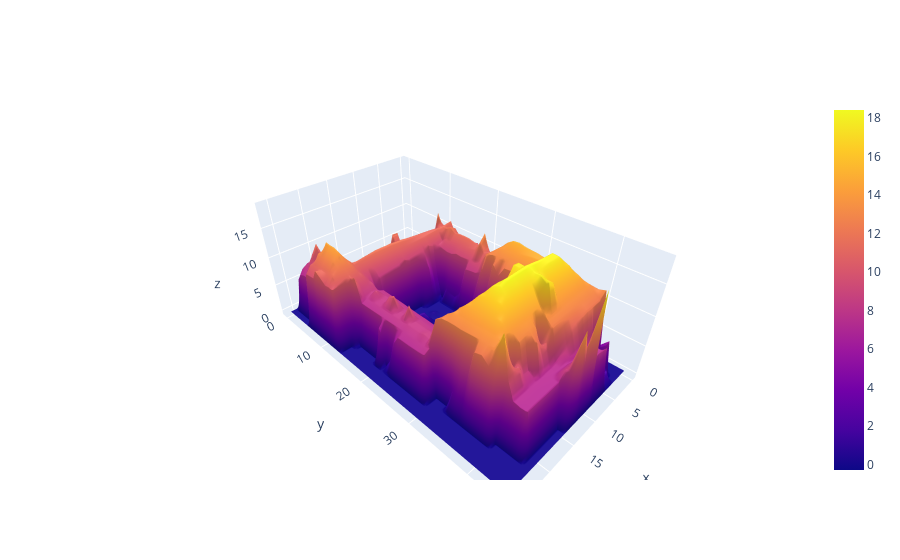

Notebook source saved alongside this figure:
### Code cell
def show_imageshape():
    ab = image_2.shape[0]
    ac = image_2.shape[1]
    x, y = np.meshgrid(np.arange(ac), np.arange(ab))
    fig = plt.figure(figsize = (10, 10))
    ax = fig.add_subplot(projection="3d")
    ax.plot_surface(x, y, image_2)
    ax.set_zlim(0, 40)
    plt.title("3D Building")
    plt.xlabel(f"max value of x = {x.max()}m")
    plt.ylabel(f"max value of y = {y.max()}m")
    #plt.(f"height of building = {image_2.max()}m")
    #plt.legend(f"area = {x.max()*y.max()}")
    plt.show()
    fig = go.Figure(data=[go.Surface(z=image_2, x=x, y=y)])
   
    #plt.text(40, 40, "text", fontsize=14)
    #fig.xlabel("")
    fig.show()

show_imageshape()

### Figure 1 — Plotly figure (JSON) as saved in the notebook; plotly's stock layout.template omitted (floating-point values rounded to 4 significant figures; data arrays with more than 128 entries replaced by an {"elided": "..."} marker saying what was removed)
{"data": [{"type": "surface", "x": {"elided": "46x27 int values"}, "y": {"elided": "46x27 int values"}, "z": {"elided": "46x27 float values"}}], "layout": {}}
